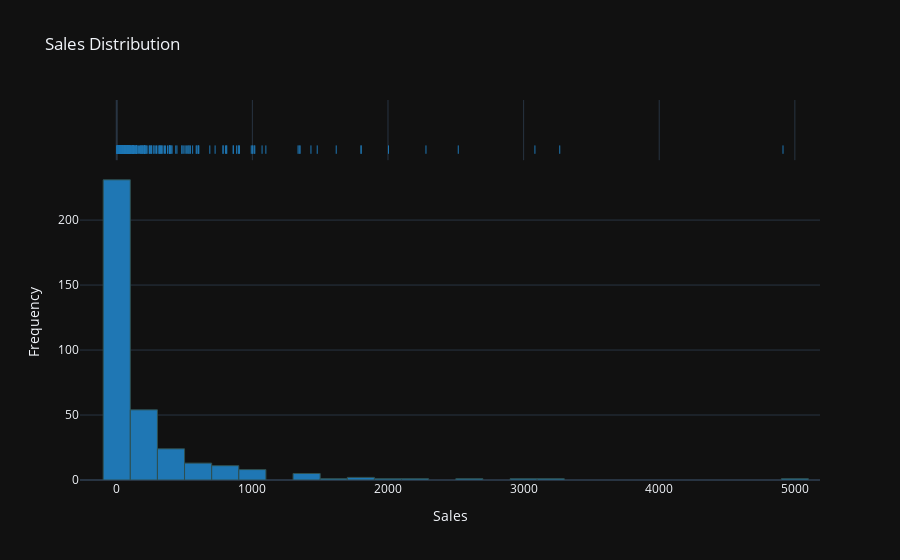
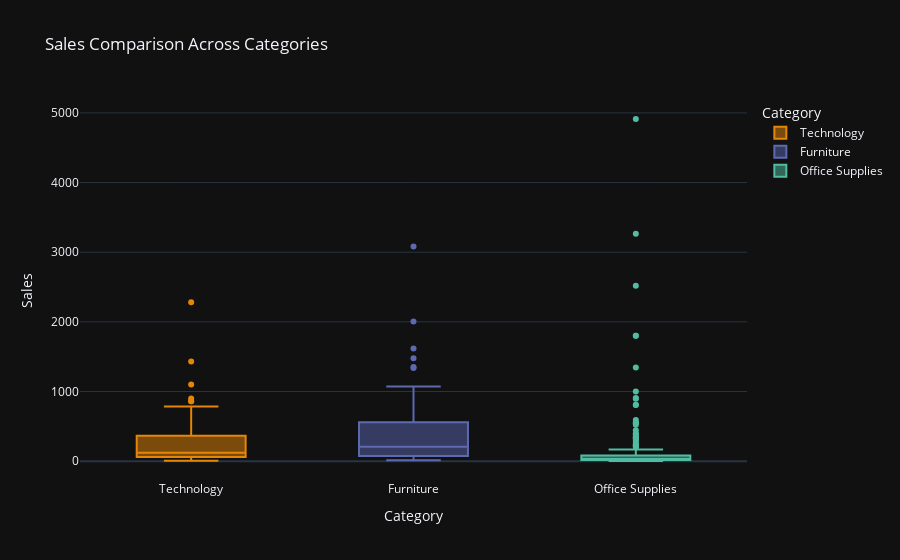
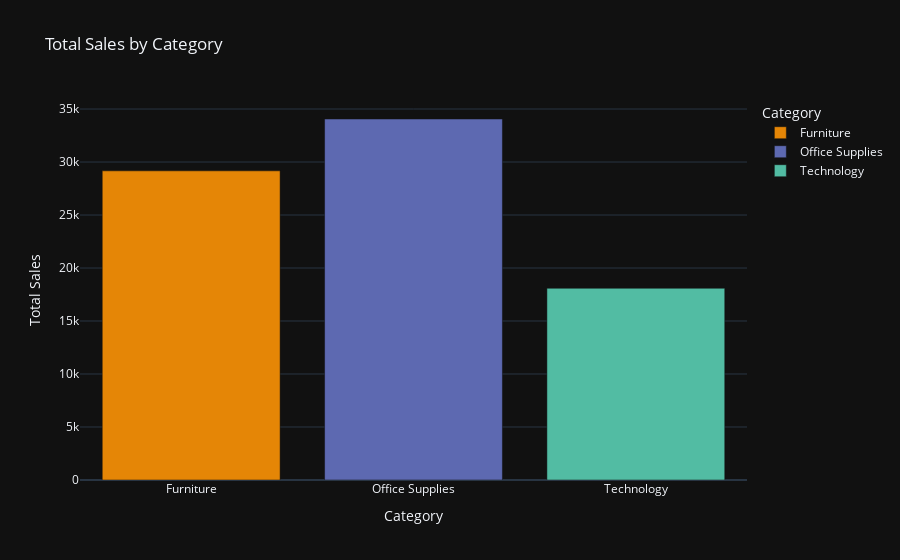

Notebook code cell kept with these figures, in order:
### Code cell
import plotly.express as px

# Histogram for Sales Distribution
fig_hist = px.histogram(sample_data, x='Sales', nbins=30, title='Sales Distribution',
                         marginal='rug', color_discrete_sequence=["#1f77b4"])
fig_hist.update_traces(marker=dict(line=dict(width=1, color='DarkSlateGray')), hoverinfo='none')
fig_hist.update_layout(template='plotly_dark', xaxis_title='Sales', yaxis_title='Frequency')
fig_hist.show()

# Box Plot to Compare Sales Across Categories
fig_box = px.box(sample_data, x='Category', y='Sales', title='Sales Comparison Across Categories',
                 color='Category', color_discrete_sequence=px.colors.qualitative.Vivid)
fig_box.update_layout(template='plotly_dark', xaxis_title='Category', yaxis_title='Sales')
fig_box.show()

# Bar Chart for Total Sales by Category
total_sales_by_category = sample_data.groupby('Category')['Sales'].sum().reset_index()
fig_bar = px.bar(total_sales_by_category, x='Category', y='Sales', title='Total Sales by Category',
                  color='Category', color_discrete_sequence=px.colors.qualitative.Vivid)
fig_bar.update_layout(template='plotly_dark', xaxis_title='Category', yaxis_title='Total Sales')
fig_bar.show()

### Figure 1 — Plotly figure (JSON) as saved in the notebook; plotly's stock layout.template omitted (floating-point values rounded to 4 significant figures; data arrays with more than 128 entries replaced by an {"elided": "..."} marker saying what was removed)
{"data": [{"alignmentgroup": "True", "bingroup": "x", "hoverinfo": "none", "hovertemplate": "Sales=%{x}<br>count=%{y}<extra></extra>", "legendgroup": "", "marker": {"color": "#1f77b4", "line": {"color": "DarkSlateGray", "width": 1}, "pattern": {"shape": ""}}, "name": "", "nbinsx": 30, "offsetgroup": "", "orientation": "v", "showlegend": false, "type": "histogram", "x": {"elided": "355 float values"}, "xaxis": "x", "yaxis": "y"}, {"alignmentgroup": "True", "boxpoints": "all", "fillcolor": "rgba(255,255,255,0)", "hoverinfo": "none", "hoveron": "points", "hovertemplate": "Sales=%{x}<extra></extra>", "jitter": 0, "legendgroup": "", "line": {"color": "rgba(255,255,255,0)"}, "marker": {"color": "#1f77b4", "line": {"color": "DarkSlateGray", "width": 1}, "symbol": "line-ns-open"}, "name": "", "offsetgroup": "", "showlegend": false, "type": "box", "x": {"elided": "355 float values"}, "xaxis": "x2", "yaxis": "y2"}], "layout": {"barmode": "relative", "legend": {"tracegroupgap": 0}, "title": {"text": "Sales Distribution"}, "xaxis": {"anchor": "y", "domain": [0, 1], "title": {"text": "Sales"}}, "xaxis2": {"anchor": "y2", "domain": [0, 1], "matches": "x", "showgrid": true, "showticklabels": false}, "yaxis": {"anchor": "x", "domain": [0, 0.8316], "title": {"text": "Frequency"}}, "yaxis2": {"anchor": "x2", "domain": [0.8416, 1], "matches": "y2", "showgrid": false, "showline": false, "showticklabels": false, "ticks": ""}}}

### Figure 2 — Plotly figure (JSON) as saved in the notebook; plotly's stock layout.template omitted (floating-point values rounded to 4 significant figures; data arrays with more than 128 entries replaced by an {"elided": "..."} marker saying what was removed)
{"data": [{"alignmentgroup": "True", "hovertemplate": "Category=%{x}<br>Sales=%{y}<extra></extra>", "legendgroup": "Technology", "marker": {"color": "rgb(229, 134, 6)"}, "name": "Technology", "notched": false, "offsetgroup": "Technology", "orientation": "v", "showlegend": true, "type": "box", "x": ["Technology", "Technology", "Technology", "Technology", "Technology", "Technology", "Technology", "Technology", "Technology", "Technology", "Technology", "Technology", "Technology", "Technology", "Technology", "Technology", "Technology", "Technology", "Technology", "Technology", "Technology", "Technology", "Technology", "Technology", "Technology", "Technology", "Technology", "Technology", "Technology", "Technology", "Technology", "Technology", "Technology", "Technology", "Technology", "Technology", "Technology", "Technology", "Technology", "Technology", "Technology", "Technology", "Technology", "Technology", "Technology", "Technology", "Technology", "Technology", "Technology", "Technology", "Technology", "Technology", "Technology", "Technology", "Technology", "Technology", "Technology", "Technology", "Technology", "Technology", "Technology"], "x0": " ", "xaxis": "x", "y": [87.17, 86.35, 532.7, 287.9, 256.0, 71.96, 244.8, 89.97, 119.0, 899.9, 859.2, 374.4, 37.91, 11.56, 494.4, 1432, 83.98, 333.6, 247.8, 89.99, 59.99, 59.98, 110.4, 5.94, 116.8, 119.9, 604.8, 43.6, 177, 859.2, 206.0, 784.0, 71.98, 504.0, 41.94, 274.9, 116.8, 480.0, 2280.0, 32.38, 55.76, 21.21, 7.92, 14.85, 73.58, 258.7, 207.0, 71.93, 16.99, 686.3, 39.96, 1100.0, 199.9, 132.5, 360.0, 18.46, 160.0, 784.0, 35.12, 78.66, 180.0], "y0": " ", "yaxis": "y"}, {"alignmentgroup": "True", "hovertemplate": "Category=%{x}<br>Sales=%{y}<extra></extra>", "legendgroup": "Furniture", "marker": {"color": "rgb(93, 105, 177)"}, "name": "Furniture", "notched": false, "offsetgroup": "Furniture", "orientation": "v", "showlegend": true, "type": "box", "x": ["Furniture", "Furniture", "Furniture", "Furniture", "Furniture", "Furniture", "Furniture", "Furniture", "Furniture", "Furniture", "Furniture", "Furniture", "Furniture", "Furniture", "Furniture", "Furniture", "Furniture", "Furniture", "Furniture", "Furniture", "Furniture", "Furniture", "Furniture", "Furniture", "Furniture", "Furniture", "Furniture", "Furniture", "Furniture", "Furniture", "Furniture", "Furniture", "Furniture", "Furniture", "Furniture", "Furniture", "Furniture", "Furniture", "Furniture", "Furniture", "Furniture", "Furniture", "Furniture", "Furniture", "Furniture", "Furniture", "Furniture", "Furniture", "Furniture", "Furniture", "Furniture", "Furniture", "Furniture", "Furniture", "Furniture", "Furniture", "Furniture", "Furniture", "Furniture", "Furniture", "Furniture", "Furniture", "Furniture", "Furniture", "Furniture", "Furniture", "Furniture", "Furniture"], "x0": " ", "xaxis": "x", "y": [12.18, 725.3, 388.7, 408.0, 43.96, 1072.0, 76.14, 176.8, 599.3, 194.4, 36.96, 390.3, 17.46, 11.57, 1018.0, 1478.0, 883.9, 400.8, 14.37, 145.9, 72.9, 18.84, 122.4, 481.6, 532.7, 136.9, 191.8, 801.6, 1352.0, 3083.0, 184.8, 38.29, 207.2, 15.01, 203.9, 314.4, 387.1, 321.6, 585.6, 20.94, 603.9, 218.4, 23.99, 187.8, 2004.0, 1337.0, 79.44, 135.9, 87.21, 35.28, 435.2, 1004.0, 96.53, 293.2, 393.6, 39.08, 81.42, 19.92, 991.8, 513.0, 13.96, 124.2, 215.7, 1618.0, 89.34, 313.2, 32.45, 1014.0], "y0": " ", "yaxis": "y"}, {"alignmentgroup": "True", "hovertemplate": "Category=%{x}<br>Sales=%{y}<extra></extra>", "legendgroup": "Office Supplies", "marker": {"color": "rgb(82, 188, 163)"}, "name": "Office Supplies", "notched": false, "offsetgroup": "Office Supplies", "orientation": "v", "showlegend": true, "type": "box", "x": {"elided": "226 str values"}, "x0": " ", "xaxis": "x", "y": {"elided": "226 float values"}, "y0": " ", "yaxis": "y"}], "layout": {"boxmode": "overlay", "legend": {"title": {"text": "Category"}, "tracegroupgap": 0}, "title": {"text": "Sales Comparison Across Categories"}, "xaxis": {"anchor": "y", "categoryarray": ["Technology", "Furniture", "Office Supplies"], "categoryorder": "array", "domain": [0, 1], "title": {"text": "Category"}}, "yaxis": {"anchor": "x", "domain": [0, 1], "title": {"text": "Sales"}}}}

### Figure 3 — Plotly figure (JSON) as saved in the notebook; plotly's stock layout.template omitted (floating-point values rounded to 4 significant figures)
{"data": [{"alignmentgroup": "True", "hovertemplate": "Category=%{x}<br>Sales=%{y}<extra></extra>", "legendgroup": "Furniture", "marker": {"color": "rgb(229, 134, 6)", "pattern": {"shape": ""}}, "name": "Furniture", "offsetgroup": "Furniture", "orientation": "v", "showlegend": true, "textposition": "auto", "type": "bar", "x": ["Furniture"], "xaxis": "x", "y": [29170.0], "yaxis": "y"}, {"alignmentgroup": "True", "hovertemplate": "Category=%{x}<br>Sales=%{y}<extra></extra>", "legendgroup": "Office Supplies", "marker": {"color": "rgb(93, 105, 177)", "pattern": {"shape": ""}}, "name": "Office Supplies", "offsetgroup": "Office Supplies", "orientation": "v", "showlegend": true, "textposition": "auto", "type": "bar", "x": ["Office Supplies"], "xaxis": "x", "y": [34060.0], "yaxis": "y"}, {"alignmentgroup": "True", "hovertemplate": "Category=%{x}<br>Sales=%{y}<extra></extra>", "legendgroup": "Technology", "marker": {"color": "rgb(82, 188, 163)", "pattern": {"shape": ""}}, "name": "Technology", "offsetgroup": "Technology", "orientation": "v", "showlegend": true, "textposition": "auto", "type": "bar", "x": ["Technology"], "xaxis": "x", "y": [18090.0], "yaxis": "y"}], "layout": {"barmode": "relative", "legend": {"title": {"text": "Category"}, "tracegroupgap": 0}, "title": {"text": "Total Sales by Category"}, "xaxis": {"anchor": "y", "categoryarray": ["Furniture", "Office Supplies", "Technology"], "categoryorder": "array", "domain": [0, 1], "title": {"text": "Category"}}, "yaxis": {"anchor": "x", "domain": [0, 1], "title": {"text": "Total Sales"}}}}
